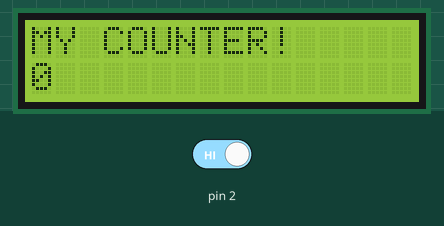
Recording of a sketch running on a simulated Arduino Uno, built with avr-gcc and run on an emulated ATmega328P. On the bench: 16×2 character LCD. Inputs (shaded band) come from the test bench; at power-on: pin 2 HIGH.

Above: at 1.2 s.
1.3 s: pin 2 driven LOW
At 1.35 s:
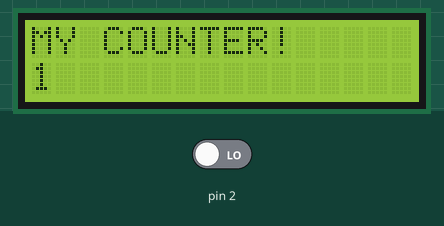
At 1.75 s:
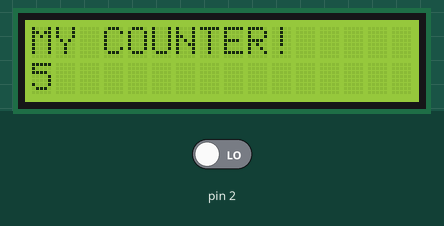

Measured:
- after the input at 1.3 s, the display: changes at once (image 1)

The sketch:

007_ircounter.ino
```cpp
#include <Wire.h>  //LCD
#include <LiquidCrystal_I2C.h> //LCD

//LCD관련
LiquidCrystal_I2C lcd(0x27,16,2);

//카운트 변수
int count = 0;

void setup() {
  Serial.begin(9600);
  pinMode(2, INPUT); //적외선근접센서
  lcd.init(); //LCD시작
  lcd.backlight(); //LCD백라이트 켜기

  //첫번째줄 데이터 제목
  lcd.setCursor(0,0); //LCD 1번째 줄에
  lcd.print("MY COUNTER!"); //제목을 출력
  lcd.setCursor(0,1); //LCD 2번째 줄에
  lcd.print(count); //이걸 출력
}

void loop() {
  if(digitalRead(2) == LOW){
    count++;
    lcd.setCursor(0,1); //LCD 2번째 줄에
    lcd.print(count); //이걸 출력
    delay(100);
  }
}
```
